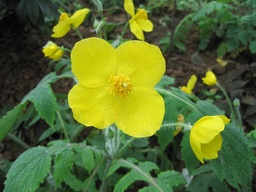
#> input picture 图像美化/image11.jpg, 256 x 192 px, shrunk from 730 x 547 before the run
$ jupyter execute '10高斯均值滤波.ipynb'
#> lines starting #> are read from the running program, lines starting #| are printed output that depends on the picture
[cell 1]
import cv2
import numpy as np
img = cv2.imread('image11.jpg',1)
#> img is the input picture: shape (192, 256, 3); mean B, G, R 49, 109.7, 90.1
cv2.imshow('src',img)
dst = cv2.GaussianBlur(img,(5,5),1.5)
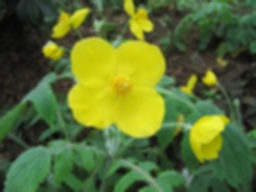
#> dst: shape (192, 256, 3); mean B, G, R 49, 109.7, 90.2
cv2.imshow('dst',dst)
cv2.waitKey(0)

[cell 2]
#均值 6*6 权值都是1 。 * 【6*6】/36 = mean -》P
import cv2
import numpy as np
img = cv2.imread('image11.jpg',1)
cv2.imshow('src',img)
imgInfo = img.shape
#> imgInfo = (192, 256, 3)
height = imgInfo[0]
#> height = 192
width = imgInfo[1]
#> width = 256
dst = np.zeros((height,width,3),np.uint8)
for i in range(3,height-3):# 6的一半是3
    for j in range(3,width-3):
        sum_b = int(0)
        sum_g = int(0)
        sum_r = int(0)
        for m in range(-3,3):#-3 -2 -1 0 1 2
            for n in range(-3,3):
                (b,g,r) = img[i+m,j+n]
                sum_b = sum_b+int(b)
                sum_g = sum_g+int(g)
                sum_r = sum_r+int(r)

        b = np.uint8(sum_b/36)#因为是6行6列的
        g = np.uint8(sum_g/36)
        r = np.uint8(sum_r/36)
        dst[i,j] = (b,g,r)
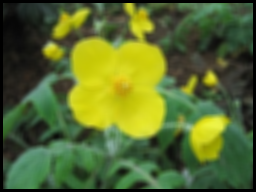
#> dst: shape (192, 256, 3); mean B, G, R 45.9, 105.2, 87
cv2.imshow('dst',dst)
cv2.waitKey(0)

$ run again, with 图像美化/image1.JPG copied over 图像美化/image11.jpg
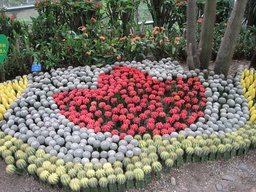
#> input picture 图像美化/image1.JPG, 256 x 192 px, shrunk from 720 x 540 before the run
#> img is the input picture: shape (192, 256, 3); mean B, G, R 101.2, 112.2, 121.6
#> `dst = cv2.GaussianBlur(img,(5,5),1.5)`:
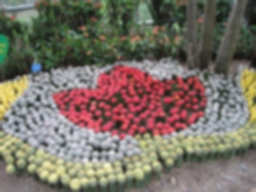
#> dst: shape (192, 256, 3); mean B, G, R 101.2, 112.2, 121.6
#> after the loop `for i in range(3,height-3):# 6的一半是3`:
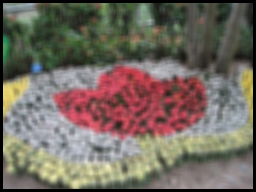
#> dst: shape (192, 256, 3); mean B, G, R 95.7, 105.7, 115.2
